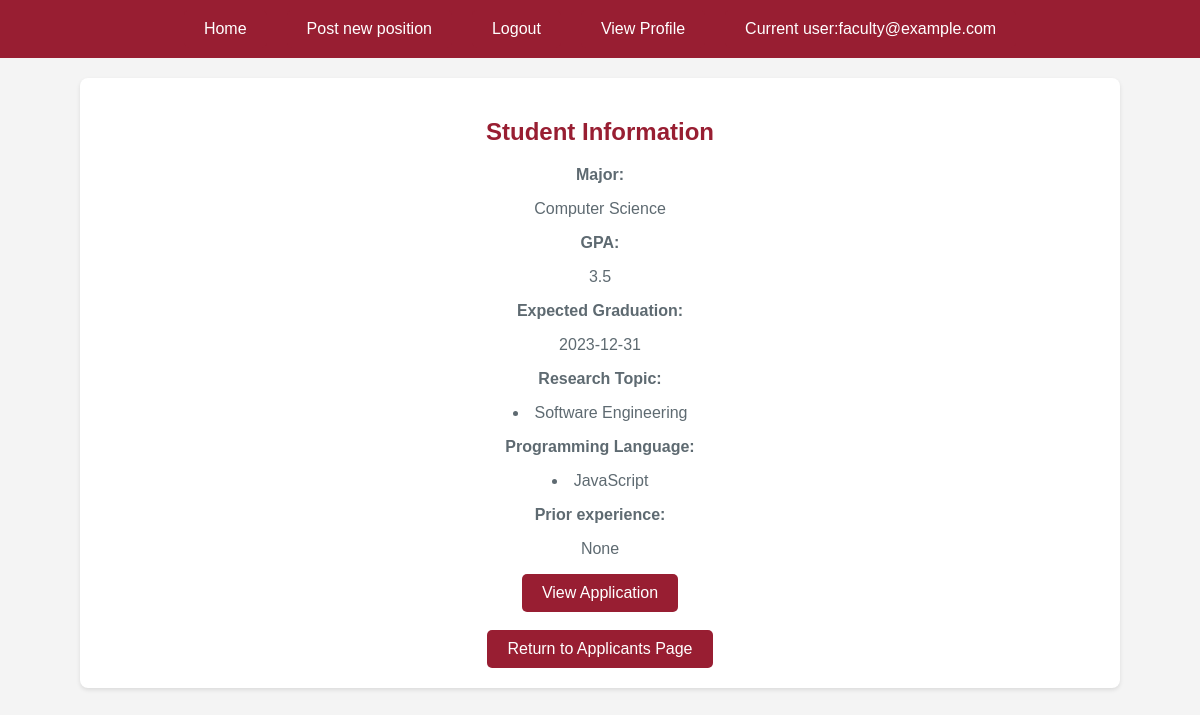
The page /applicants/1/qualification/3 (signed in) on the database its author committed.
### app/Model/models.py (models this page shows, shortened)
class User(db.Model, UserMixin):
    __tablename__ = 'user'
    id = db.Column(db.Integer, primary_key = True)
    username = db.Column(db.String(64), unique = True, index =True)
    email = db.Column(db.String(120), unique = True)
    password_hash = db.Column(db.String(128))
    first_name = db.Column(db.String(64))
    last_name = db.Column(db.String(64))
    wsu_id = db.Column(db.Integer, unique = True)
    phone_number = db.Column(db.String, unique = True)
    user_type = db.Column(db.String(50))  # user_type are 'Student' and 'Faculty'
    password = ""
    __mapper_args__ = {
       'polymorphic_identity':'User',
       'polymorphic_on':user_type
   }
    def __repr__(self):
        return '<ID {} - Username {}>'.format(self.id, self.username)
    def is_student(self):
        if self.user_type == 'Student':
            return True
        return False

class Student(User):
    __tablename__ = 'student'
    __mapper_args__ = {
        'polymorphic_identity':'Student',
    }
    student_id = db.Column(db.Integer, db.ForeignKey('user.id'), primary_key = True)
    major = db.Column(db.String(64))
    gpa = db.Column(db.Float)
    expected_graduation = db.Column(db.Date, index=True, default= None)
    research_fields = db.relationship(
        'Researchfield', secondary = student_researchfield,
        primaryjoin = (student_researchfield.c.student_id == student_id),
        backref = db.backref('student_researchfield', lazy = 'dynamic'),
        lazy = 'dynamic'
    )
    programming_languages = db.relationship(
        'Programminglanguage', secondary = student_programminglanguage,
        primaryjoin = (student_programminglanguage.c.student_id == student_id),
        backref = db.backref('student_programminglanguage', lazy = 'dynamic'),
        lazy = 'dynamic'
    )
    prior_exp = db.Column(db.String(1500))
    applications = db.relationship('Application', back_populates='studentsapplied', lazy='dynamic')

class Researchfield(db.Model):
    id = db.Column(db.Integer, primary_key=True)
    name = db.Column(db.String(40))

class Programminglanguage(db.Model):
    id = db.Column(db.Integer, primary_key=True)
    name = db.Column(db.String(30))

### app/Controller/routes.py (the view)
@bp_routes.route('/applicants/<positionid>/qualification/<studentid>', methods=['GET'])
@login_required
def qualification(positionid,studentid):
    if current_user.is_student():
        flash('Only faculty users can access this page')
        return redirect(url_for('routes.index'))
    theposition = Position.query.filter_by(id = positionid).first()
    if theposition.faculty_id != current_user.faculty_id:
        flash('This position does not belong to you!')
        return redirect(url_for('routes.index'))
    thestudent= Student.query.filter_by(student_id = studentid).first()
    return render_template('qualification.html', title = 'Qualification',positionid = positionid, student = thestudent)

### app.py (called while the page is built, shortened)
@app.before_request
def initDB(*args, **kwargs):
    with app.app_context():
        db.create_all()
        print("#######",Student.query.all(),"######",Student.query.count(), file=sys.stderr)

### app/Model/models.py (called while the page is built)
@login.user_loader
def load_user(id):
    return User.query.get(int(id))

### app/View/templates/qualification.html
{% extends "base.html" %}
{% block content %}
    <div class="profile-container">
        {% if student %}
            <h2>Student Information</h2>
            <div class="student-info">
                <p><strong>Major:</strong></p>
                <p>{{ student.major }}</p>
                <p><strong>GPA:</strong></p>
                <p>{{ student.gpa }}</p>
                <p><strong>Expected Graduation:</strong></p>
                <p>{{ student.expected_graduation }}</p>
                <p><strong>Research Topic:</strong></p>
                {% with rfields = student.research_fields %}
                    {% if rfields.count() == 0 %}
                        <p>None</p>
                    {% else %}
                        {% for rfield in rfields %}
                            <li>{{ rfield.name }}</li>
                        {% endfor %}
                    {% endif %}
                {% endwith %}
                <p><strong>Programming Language:</strong></p>
                {% with plangs = student.programming_languages %}
                    {% if plangs.count() == 0 %}
                        <p>None</p>
                    {% else %}
                        {% for plang in plangs %}
                            <li>{{ plang.name }}</li>
                        {% endfor %}
                    {% endif %}
                {% endwith %}
                <p><strong>Prior experience:</strong></p>
                <p>{{ student.prior_exp }}</p>
            </div>
        {% endif %}
        <div class="action-buttons">
            <a href="{{url_for('routes.application', positionid=positionid, studentid=student.student_id)}}" class="button">View Application</a>
            <br>
            <br>
            <a href="{{url_for('routes.applicants', positionid=positionid)}}" class="button">Return to Applicants Page</a>
        </div>
    </div>
{% endblock %}

### app/View/templates/base.html (shortened to what this page needs)
<html>
    <head>
        <link rel="stylesheet" href="{{ url_for('static', filename='css/main.css') }}">
    </head>
    <body>
        <nav class="nav-container">
            <ul>
                <li><a href="{{ url_for('routes.index') }}" class="button">Home</a></li>
                {% if current_user.is_authenticated %}
                    {% if current_user.user_type == 'Faculty' %}
                        <li><a href="{{ url_for('routes.post_position') }}" class="button">Post new position</a></li>
                    {% endif %}
                    <li><a href="{{ url_for('auth.logout') }}" class="button">Logout</a></li>
                    <li><a href="{{ url_for('auth.profile') }}" class="button">View Profile</a></li>
                    <li><a class="button"> Current user:{{ current_user.username }} </a></li>
                {% else %}
                    <li><a href="{{ url_for('auth.register') }}" class="button">Register</a></li>
                    <li><a href="{{ url_for('auth.login') }}" class="button">Login</a></li>
                    <li><a class="button">Not Signed In</a></li>
                {% endif %}
            </ul>
        </nav>
        <div class="main-content">
            {% block content %}{% endblock %}
        </div>
    </body>
</html>

### app/View/static/css/main.css (style rules this page uses)
body { background-color: #f4f4f4; color: #5e6a71; font-family: 'Arial', sans-serif; margin: 0; padding: 0; }
h1, h2 { color: #981e32; margin-top: 20px; text-align: center; }
p, span, a { color: #5e6a71; font-size: 16px; }
.nav-container { background-color: #981e32; color: white; padding: 10px 0; text-align: center; }
.nav-container a { color: white; display: inline-block; padding: 10px 20px; text-decoration: none; }
.nav-container ul { display: flex; justify-content: center; list-style: none; margin: 0; padding: 0; }
.nav-container li { margin: 0 10px; }
.button { background-color: #981e32; border: none; border-radius: 5px; color: white; display: inline-block; padding: 10px 20px; text-decoration: none; transition: background-color 0.3s; }
.form-container, .profile-container { background-color: white; border-radius: 8px; box-shadow: 0 2px 4px rgba(0, 0, 0, 0.1); margin: 20px auto; max-width: 1000px; padding: 20px; text-align: center; }

### rows shown on the page
User: username "faculty@example.com"
Student: major "Computer Science", gpa "3.5", expected_graduation "2023-12-31", prior_exp "None"
Researchfield: name "Software Engineering"
Programminglanguage: name "JavaScript"
